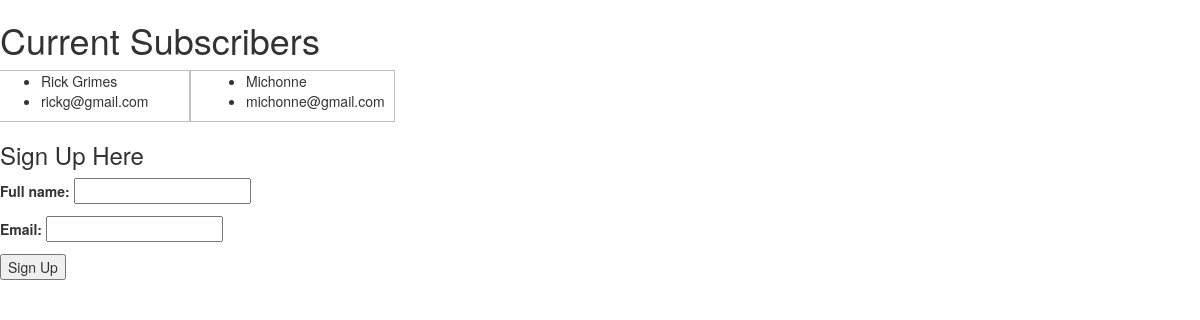
/newsletter/, run on an earlier commit of the app's database.
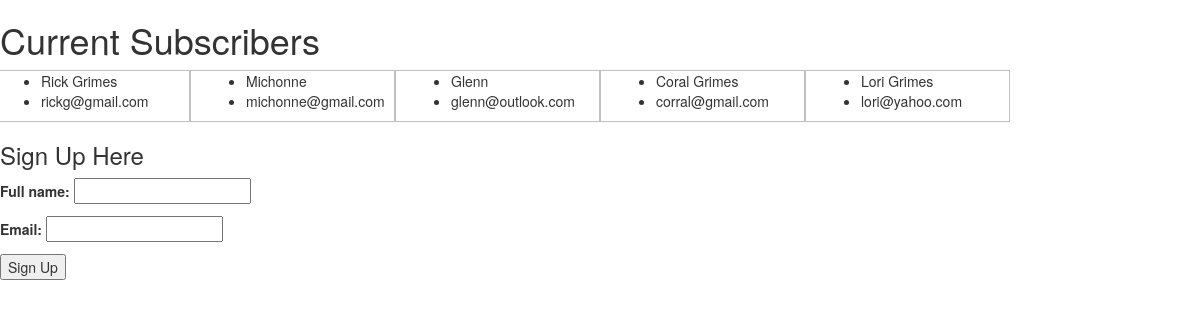
And on a later commit of the database.
### newsletter/models.py (models this page shows, shortened)
class SignUp(models.Model):
    email = models.EmailField(unique=True)
    full_name = models.CharField(max_length=120, blank=False, null=True)
    timestamp = models.DateTimeField(auto_now_add=True, auto_now=False)
    updated = models.DateTimeField(auto_now_add=False, auto_now=True)

### newsletter/views.py (the view)
def home(request):
    form = SignUpForm(request.POST or None)
    signup_title = "Sign Up Here"
    receivers = SignUp.objects.all()
    if form.is_valid():
        instance = form.save(commit=False)
        instance.save()
        signup_title = "Thank you!"
    context = {
        "form": form,
        "receivers": receivers,
        "signup_title": signup_title,
    }
    template = "home.html"
    return render(request, template, context)

### newsletter/forms.py (shortened to what this page needs)
class SignUpForm(forms.ModelForm):
    class Meta:
        model = SignUp
        fields = [
            'full_name',
            'email',
        ]

### templates/home.html (shortened to what this page needs)
{% extends 'base.html' %}
{% block content %}
    <h1>Current Subscribers</h1>
    <div class="row">
        {% for receiver in receivers %}
            <div class="col-sm-2">
                <ul>
                    <li>{{ receiver.full_name }}</li>
                    <li>{{ receiver.email }}</li>
                </ul>
            </div>
        {% endfor %}
    </div>
    <h3>{{ signup_title }}</h3>
    <form method="POST"> {% csrf_token %}
        {{ form.as_p }}
        <input type="submit" value="Sign Up">
    </form>
{% endblock content %}

### templates/base.html (shortened to what this page needs)
<!doctype html>
<html lang="en">
    <head>
        <link rel="stylesheet"
              href="https://maxcdn.bootstrapcdn.com/bootstrap/3.3.7/css/bootstrap.min.css"
>
    </head>
    <body>
        {% block content %}
        {% endblock content %}
    </body>
</html>

### templates/home.html (style rules this page uses)
.col-sm-2 { border: 1px solid silver; }

What changed in the data, as far as the page shows it:
added SignUp: full_name "Glenn", email "glenn@outlook.com"
added SignUp: full_name "Coral Grimes", email "corral@gmail.com"
added SignUp: full_name "Lori Grimes", email "lori@yahoo.com"
